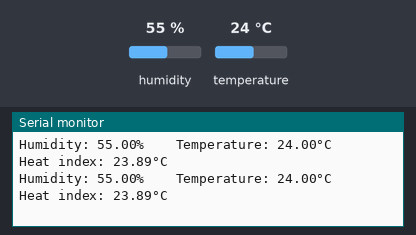
A sketch run on a simulated ESP32. Parts: the last lines printed to the serial monitor. Inputs (shaded band) come from the test bench; at power-on: humidity 55 %, temperature 24 °C.

Above: at 3.8 s.
3.9 s: humidity set to 22 %
At 5.7 s:
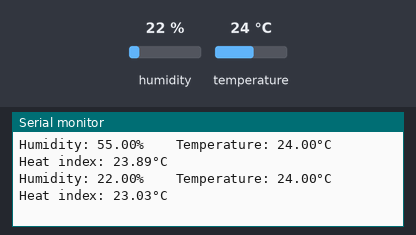
6.7 s: temperature set to 12 °C
At 7.4 s:
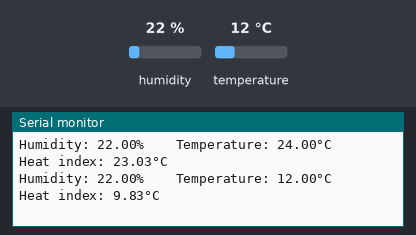
9.5 s: humidity set to 40 %
At 10.9 s:
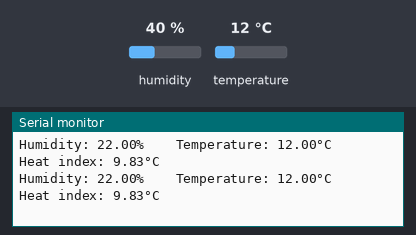
Timing chart, 0 to 12.5 s (numbered marks = the images above; inputs shaded):
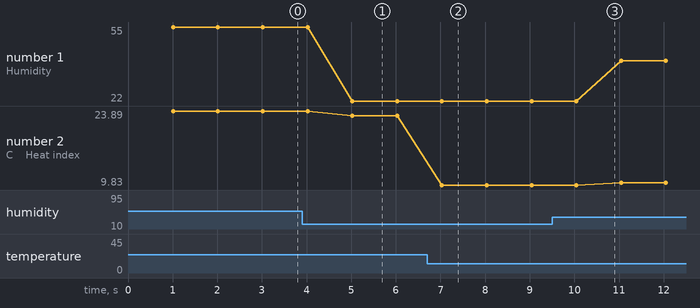

Measured:
- after the input at 3.9 s, the serial monitor: prints a new line after 1.1 s (image 1)
- after the input at 6.7 s, the serial monitor: prints a new line after 0.33 s (image 2)
- plotted number 1: 55 → 22 after the input at 3.9 s, 22 → 40 after the input at 9.5 s
- plotted number 2: 23.89 → 23.03 after the input at 3.9 s, 23.03 → 9.83 after the input at 6.7 s, 9.83 → 10.3 after the input at 9.5 s

The sketch:

ESP32_DHT22.ino
```cpp
// Example testing sketch for various DHT humidity/temperature sensors written by ladyada
// REQUIRES the following Arduino libraries:
// - DHT Sensor Library: https://github.com/adafruit/DHT-sensor-library
// - Adafruit Unified Sensor Lib: https://github.com/adafruit/Adafruit_Sensor

#include "DHT.h"

int dhtPin = 21;
int DHTTYPE = DHT22;
DHT dht(dhtPin, DHTTYPE);

void setup() {
  dht.begin();
  Serial.begin(115200);
  Serial.println(F("DHTxx test!"));
  delay(10);
}
void loop() {
  delay(1000);
  float h = dht.readHumidity();
  float t = dht.readTemperature();
  float hic = dht.computeHeatIndex(t, h, false);

  // Check if any reads failed and exit early (to try again).
  if (isnan(h) || isnan(t)) {
    Serial.println(F("Failed to read from DHT sensor!"));
    return;
  }

  Serial.print(F("Humidity: "));
  Serial.print(h);
  Serial.print(F("% \t Temperature: "));
  Serial.print(t);
  Serial.print(F("°C \t Heat index: "));
  Serial.print(hic);
  Serial.println(F("°C "));
}
```
